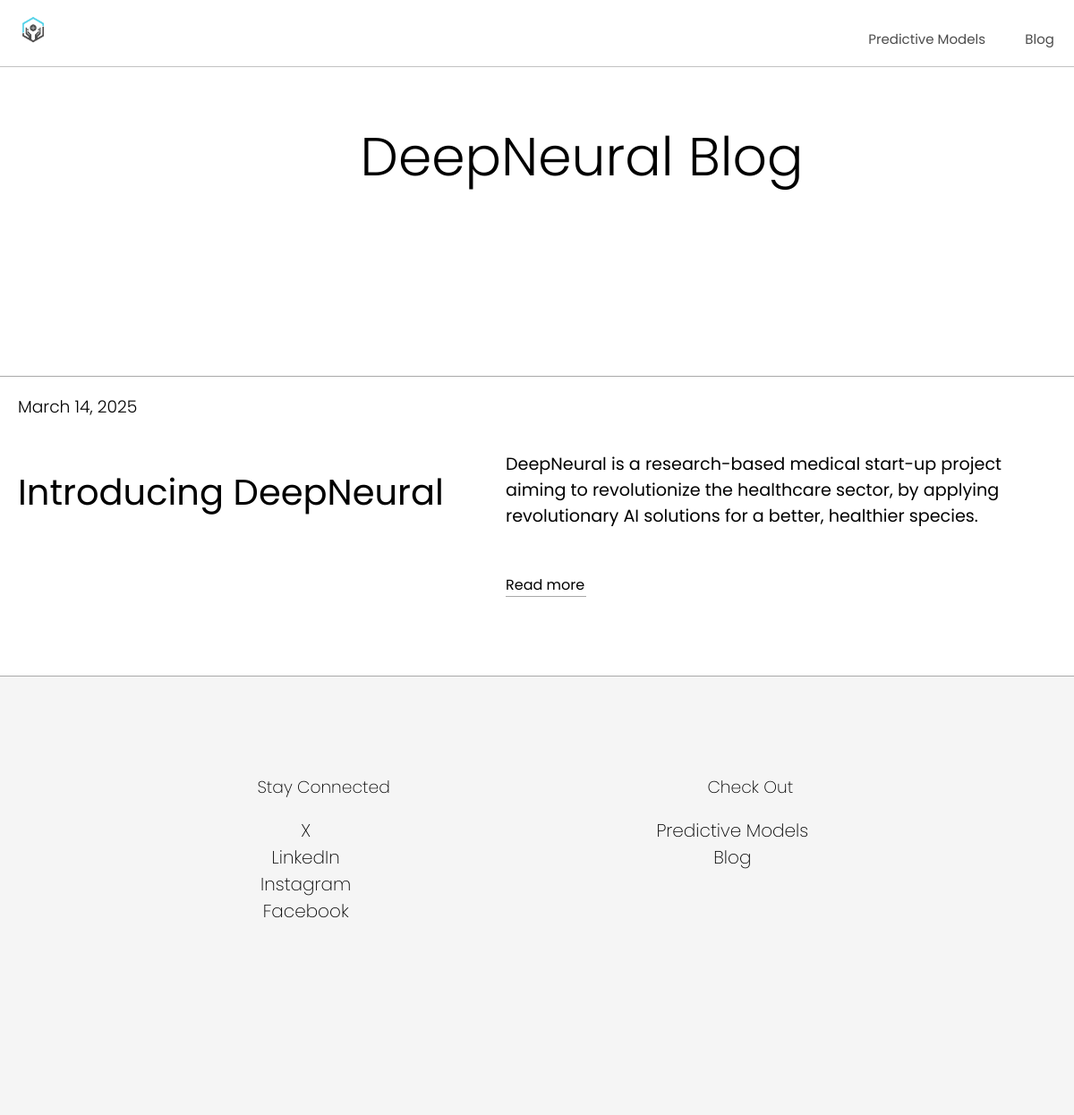
The page /neural/deepneural_blog/ on the database its author committed.
### neural/models.py (models this page shows, shortened)
class BlogsOriginal(models.Model):
    title = models.CharField(max_length=100)
    description = models.CharField(max_length=300)
    template_name = models.CharField(max_length=50)
    date = models.DateField()

### neural/views.py (the view)
# urls.py: path("deepneural_blog/", views.deepneural_blog, name="deepneural_blog"),
def deepneural_blog(request):
    all_blogs = BlogsOriginal.objects.all()
    context = {
        "blogs" : all_blogs
    }
    return render(request, "neural/deepneural_blog.html", context)

### neural/templates/neural/deepneural_blog.html (shortened to what this page needs)
{% extends "./base.html" %}
{% load static %}
 {% block head %}
 <link type="text/css" href="{% static 'neural/styles.css' %}" rel="stylesheet">
{% endblock %}
  {% block header %}
  <nav id="nav">
    <span class="nav-item title"><a href="{% url 'home' %}"><img id="logo" src="{% static 'neural/DeepNeural_Logo_Main.png'%}"></a></span>
    <div>
      <span class="nav-item"><a href="{% url 'predictive_models' %}">Predictive Models</a></span>
      <span class="nav-item"><a href="#">Blog</a></span>
    </div>
  </nav>
  <section>
   <div class="blog_title">
    <h2>DeepNeural Blog</h2>
   </div>
 </section>
  {% endblock %}
  {% block content %}
  <main>
    {% for item in blogs %}
     <section >
      <article class="blog_info">
        <div class="blog_date">
         <h3>{{item.date}}</h3>
         <h2>{{ item.title}}</h2>
       </div>
         <div class="blog_description">
          <p>{{item.description}}</p>
          <div class="read_more">
            {% with item.template_name as url_name %}
             <a href="{% url url_name %}">Read more</a>
            {% endwith %}
          </div>
         </div>
      </article>
      {% endfor %}
     </section>
  </main>
  {% endblock %}
  {% block footer %}
  <section class="company_info">
    <article class="info_cards">
       <h3>Stay Connected</h3>
       <span class="info_cards_span nav-item"><a class="anchor" href="https://x.com/DNeural76430">X</a></span>
       <span class="info_cards_span nav-item"><a class="anchor" href="https://www.linkedin.com/company/dneural">LinkedIn</a></span>
       <span class="info_cards_span nav-item"><a class="anchor" href="https://www.instagram.com/deep_neural/">Instagram</a></span>
       <span class="info_cards_span nav-item"><a class="anchor" href="https://www.facebook.com/DeepNeuralCorp/">Facebook</a></span>
    </article>
    <article class="info_cards">
      <h3>Check Out</h3>
      <span class="info_cards_span nav-item"><a class="anchor" href="{% url 'predictive_models' %}">Predictive Models</a></span>
      <span class="info_cards_span nav-item"><a class="anchor" href="{% url 'deepneural_blog' %}">Blog</a></span>
   </article>
  </section>
  {% endblock %}

### neural/static/neural/styles.css (style rules this page uses)
body { margin: 0%; text-align: center; font-family: "Poppins", serif; }
#nav { display: flex; justify-content:space-between; align-items:flex-end; flex-wrap: nowrap; margin:0; padding:18px; position: fixed; top: 0; overflow: hidden; width: 100%; background-color: #fff; opacity: 70%; z-index: 1; border-bottom: solid 1px #A9A9A9; }
#logo { height: 30px; height: 30px; }
.nav-item { margin-right: 40px; font-size: 15px; }
.title { font-size: larger; font-weight: medium; }
.nav-item a { text-decoration: none; color: #000; }
.company_info { display: flex; justify-content: space-evenly; align-items: flex-start; flex-direction: row; flex-wrap: nowrap; height: 400px; background-color: #f5f5f5; padding-top: 90px; }
.info_cards h3 { width: 230px; font-weight: 200; }
.info_cards_span { display: block; }
.anchor { font-weight: 200; font-size: 20px; }
.blog_title { border-bottom: solid 1px #A9A9A9; display: flex; flex-direction: column; align-items: center; justify-content: center; padding-bottom: 10%; max-height: 350px; }
.blog_description { display: flex; flex-direction: column; justify-content: space-around; align-items: flex-start; margin-left:20px; }
.blog_title h2 { font-size: 60px; font-weight: 300; text-align: left; margin-left: 100px; margin-bottom: 80px; padding-top: 80px; }
.blog_info { display: flex; flex-direction: row; flex-wrap: nowrap; justify-content: space-between; align-items: center; border-bottom: solid 1px #A9A9A9; padding-bottom: 25px; }
.blog_date { display: flex; flex-direction: column; flex-wrap: nowrap; justify-content:flex-start; align-items: flex-start; margin-left: 20px; }
.blog_date h3 { font-weight: 300; float: left; flex:1; }
.blog_info h2 { margin-bottom: 150px; font-size: 40px; font-weight: 400; float:left; flex: 1; }
.blog_info p { max-width: 600px; text-align: left; font-size: larger; margin-bottom: 50px; margin-right: 35px; }
.read_more { text-align: left; border-bottom:solid 1px #A9A9A9; width: 90px; }
.read_more a { text-decoration: none; color:#000; }

### rows shown on the page
BlogsOriginal: date "March 14, 2025", title "Introducing DeepNeural", description "DeepNeural is a research-based medical start-up project aiming to revolutionize the healthcare sector, by applying revolutionary AI solutions for a better, healthier species."
